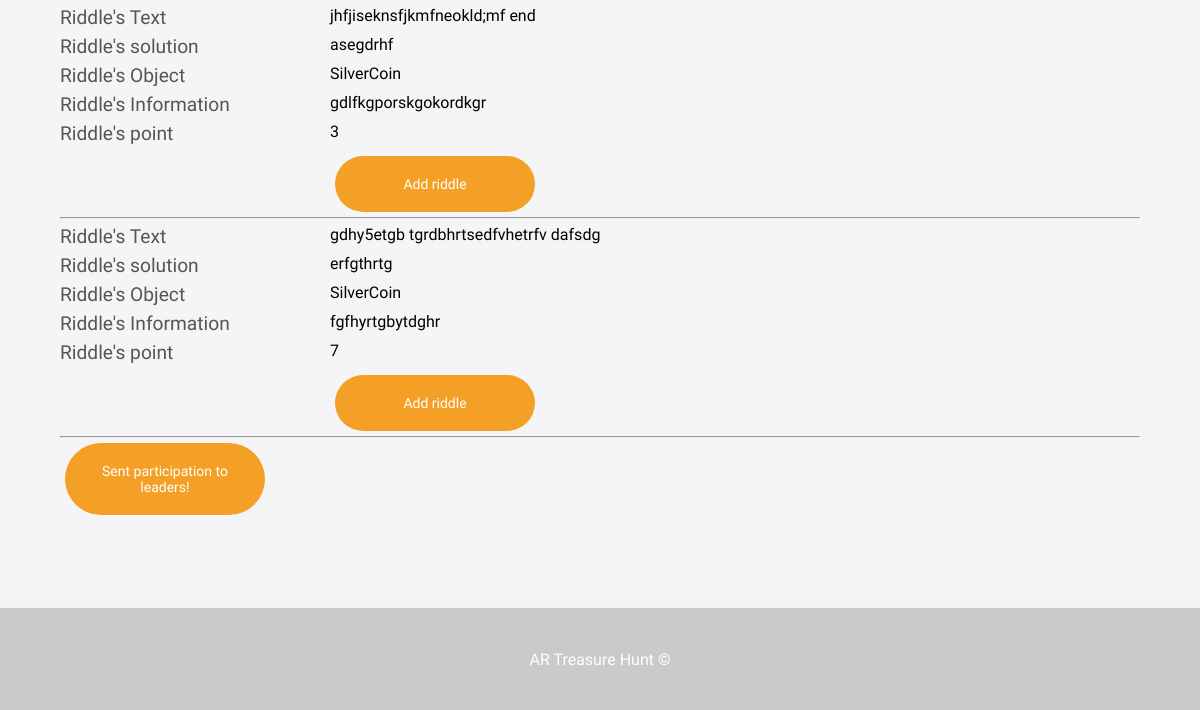
The app's page /addriddles.php (signed in, lower part), older data.
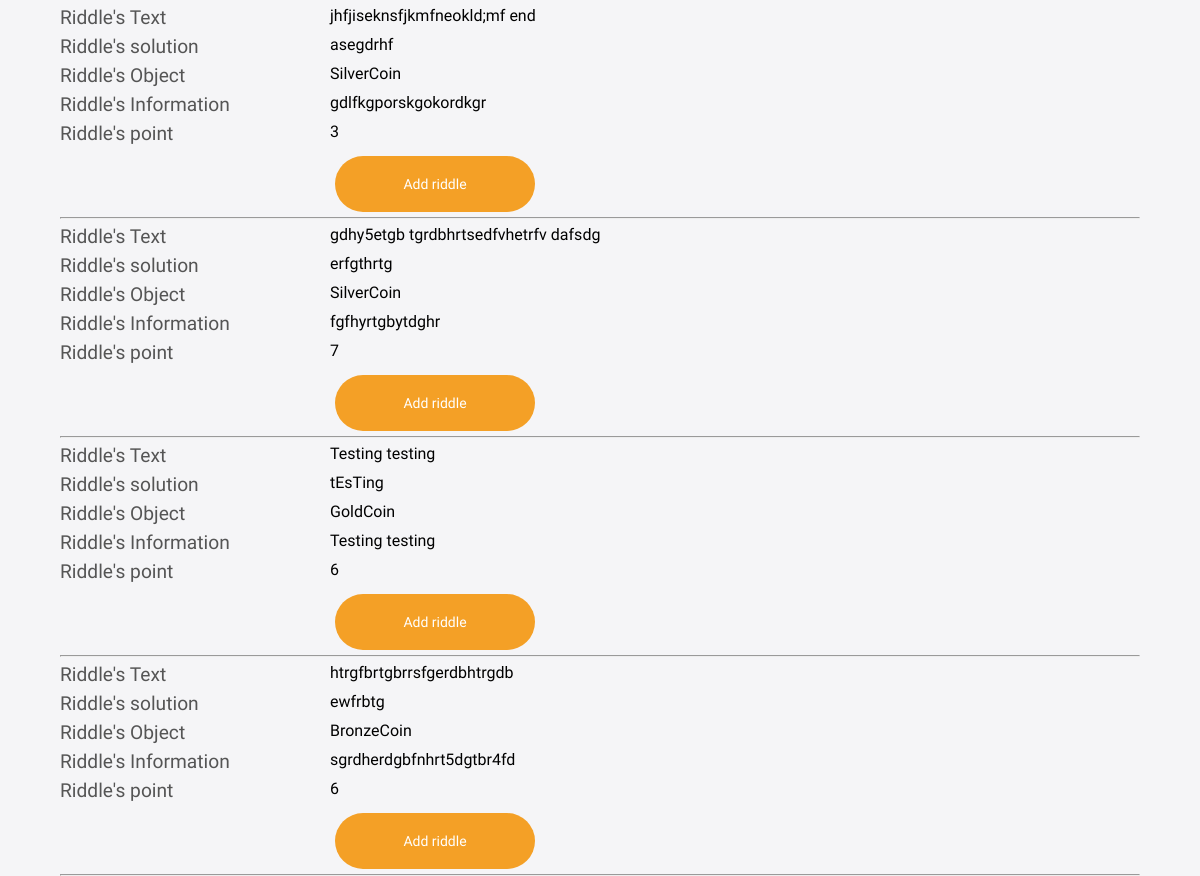
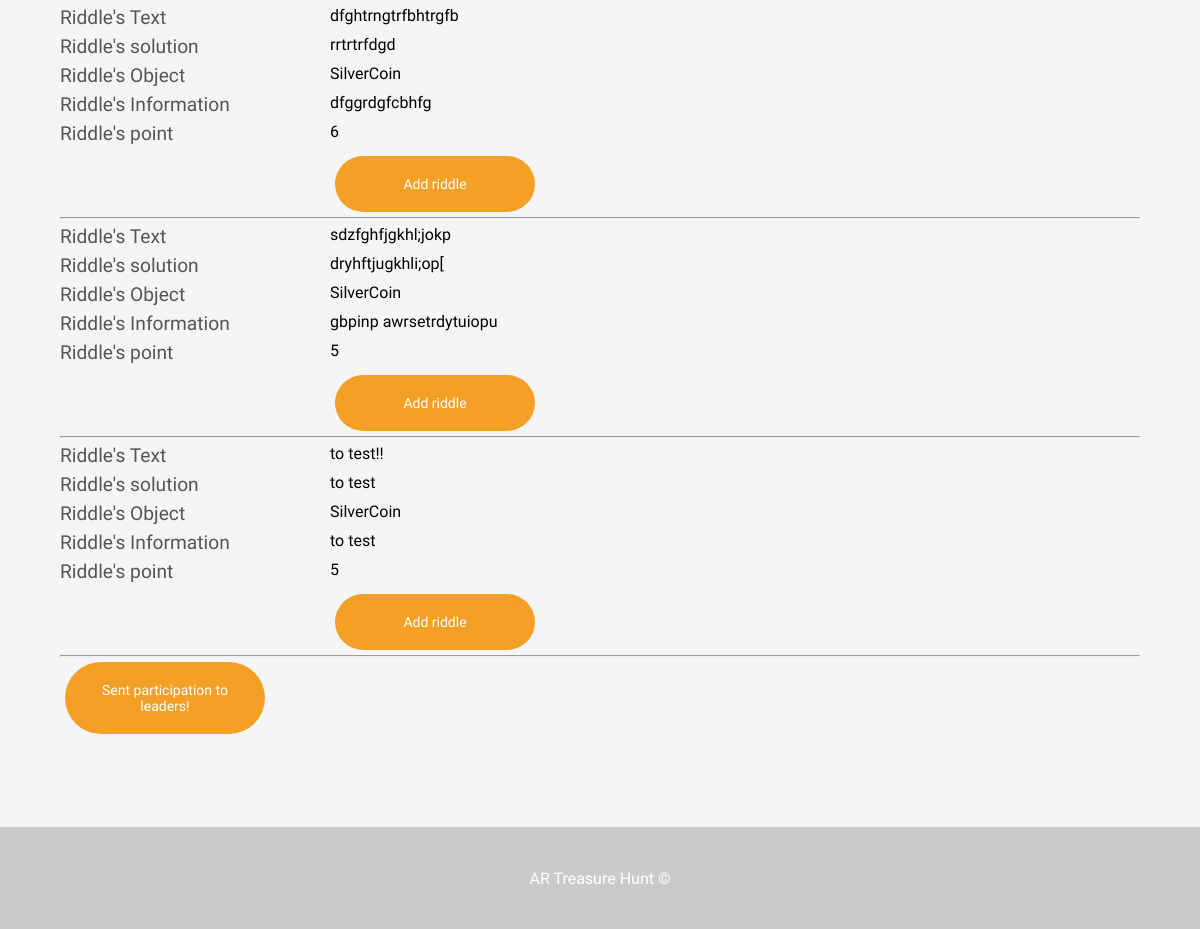
The same page, newer data (2 pictures, top to bottom).
### tables this page shows
CREATE TABLE `riddle` (
  `id_riddle` int(11) NOT NULL,
  `text` varchar(255) NOT NULL,
  `location_solution` varchar(255) NOT NULL,
  `object_AR` varchar(100) NOT NULL,
  `infotext` text NOT NULL,
  `points` float NOT NULL,
  `riddle_link` varchar(255) NOT NULL
);

### addriddles.php (the view, shortened to what this page needs)
<?php
include 'config.php';
?>
<html lang='en'>
  <head>
    <link
      rel='stylesheet'
      href='https://cdnjs.cloudflare.com/ajax/libs/font-awesome/5.15.3/css/all.min.css'
    />
    <link rel='stylesheet' href='css/st.css' />
    <link rel='stylesheet' href='css/form.css' />
    <link rel="stylesheet" href="css/disclaimer.css" />
    <link rel='stylesheet' href='css/button.css' />
  </head>
  <body>
    <section id='about'>
    <div class='container'>
    <?php
    $query = mysqli_query($conn, 'SELECT * FROM riddle');
    while ($row = mysqli_fetch_array($query, MYSQLI_ASSOC)) {
      $text=$row['text'];
      $location_solution=$row['location_solution'];
      $object=$row['object_AR'];
      $infotext=$row['infotext'];
      $points=$row['points'];
      $id_riddle=$row['id_riddle'];
    echo "<div class='row'>
          <div class='col-25'>
            <p>Riddle's Text</p>
          </div>
          <div class='col-75'>
            $text
          </div>
          </div>
          <div class='row'>
          <div class='col-25'>
            <p>Riddle's solution</p>
          </div>
          <div class='col-75'>
            $location_solution
          </div>
          </div>
          <div class='row'>
          <div class='col-25'>
            <p>Riddle's Object</p>
          </div>
          <div class='col-75'>
            $object
          </div>
          </div>
          <div class='row'>
          <div class='col-25'>
            <p>Riddle's Information</p>
          </div>
          <div class='col-75'>
            $infotext
          </div>
          </div>
          <div class='row'>
          <div class='col-25'>
            <p>Riddle's point</p>
          </div>
          <div class='col-75'>
            $points
          </div>
          </div>
          <div class='row'>
          <div class='col-25'>
          </div>
          <div class='col-75'>";
          $thunt=$_SESSION['id_thunt'];
          $q = "select * from has where id_riddle='$id_riddle' and id_thunt='$thunt'";
					$result1 = mysqli_query($conn, $q);
					if ($result1) {
					$row = mysqli_num_rows($result1);
					if ($row) {
          echo "
          <form method='post' action='has.php#form-anchor' id='form-anchor'>
					<button type ='submit' name='remove_riddle'  class='button' value='$id_riddle'>
					<span>Remove riddle</span>
					</button>
          </form>";
          }else {
          echo "
          <form method='post' action='has.php#form-anchor' id='form-anchor'>
					<button type ='submit' name='add_riddle'  class='button' value='$id_riddle'>
					<span>Add riddle</span>
					</button>
          </form>";
          }
        }
          echo "
          </div>
          </div>
          <hr>";
    }
    ?>
<form action='https://arthunt.000webhostapp.com/generatelinkQRHunt.php';>
  <button type ='submit' class='button'>
    <span>Sent participation to leaders!</span>
  </button>
</form>
    </div>
    </section>
    <footer id='footer'>
      <h2>AR Treasure Hunt &copy; </h2>
    </footer>
  </body>
</html>

### css/st.css (style rules this page uses)
*, *::after, *::before { box-sizing: border-box; padding: 0; margin: 0; }
body { font-family: 'Gloria Hallelujah', cursive; }
.container { max-width: 1200px; width: 90%; margin: auto; }
#about { padding: 50px 0; background: #f5f5f7; }
#footer h2 { text-align: center; font-size: 1.0rem; padding: 2.6rem; font-weight: 500; color: #fff; background: rgb(202, 202, 202); }

### css/button.css (style rules this page uses)
.button { font-family: 'Gloria Hallelujah', cursive; display: inline-block; border-radius: 55px; background-color: #F4A026; border: none; color: #FFFFFF; text-align: center; font-size: 14px; padding: 20px; width: 200px; transition: all 0.5s; cursor: pointer; margin: 5px; }
.button span { cursor: pointer; display: inline-block; position: relative; transition: 0.5s; }
.button span:after { content: '\00bb'; position: absolute; opacity: 0; top: 0; right: -20px; transition: 0.5s; }

Row changes from the older to the newer data that the page shows:
added riddle: text "Testing testing", location_solution "tEsTing", object_AR "GoldCoin", infotext "Testing testing", points "6", $id_riddle 14 (drawn)
added riddle: text "htrgfbrtgbrrsfgerdbhtrgdb", location_solution "ewfrbtg", object_AR "BronzeCoin", infotext "sgrdherdgbfnhrt5dgtbr4fd", points "6", $id_riddle 15 (drawn)
added riddle: text "dfghtrngtrfbhtrgfb", location_solution "rrtrtrfdgd", object_AR "SilverCoin", infotext "dfggrdgfcbhfg", points "6", $id_riddle 16 (drawn)
added riddle: text "sdzfghfjgkhl;jokp", location_solution "dryhftjugkhli;op[", object_AR "SilverCoin", infotext "gbpinp awrsetrdytuiopu", points "5", $id_riddle 17 (drawn)
added riddle: text "to test!!", location_solution "to test", object_AR "SilverCoin", infotext "to test", points "5", $id_riddle 18 (drawn)
